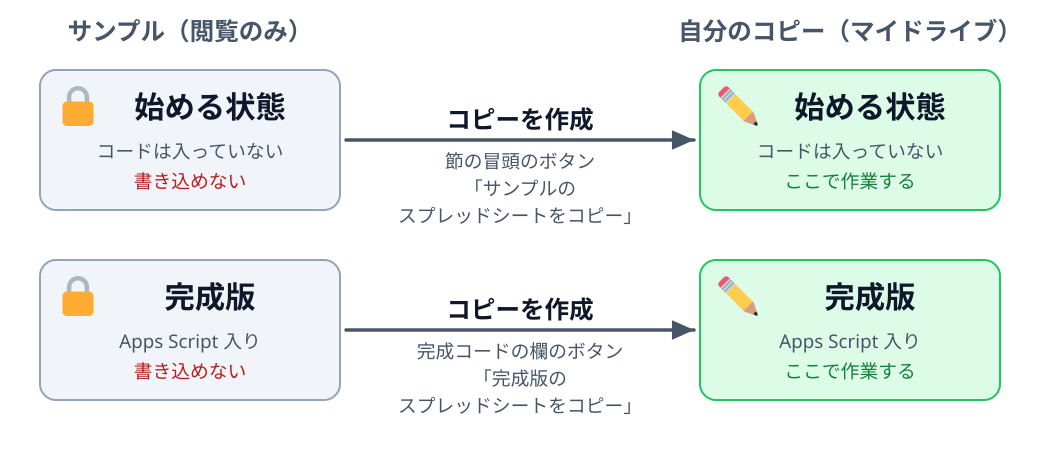

Here is the Python script that generated this plot:
"""サンプルのスプレッドシートは閲覧のみ。「コピーを作成」で自分のマイドライブに作ってから使う。始める状態と完成版の 2 種類（SOURCE-PATH-GOAL + BLOCKAGE）。"""
import sys
sys.path.insert(0, "/Users/seekseep/.claude/skills/genfig")
from genfig import Canvas

c = Canvas(1040, 450)
c.text(190, 40, "サンプル（閲覧のみ）", scale="label")
c.text(850, 40, "自分のコピー（マイドライブ）", scale="label")

rows = [
    (140, "節の冒頭のボタン", "サンプルの\nスプレッドシートをコピー", "始める状態", "コードは入っていない"),
    (330, "完成コードの欄のボタン", "完成版の\nスプレッドシートをコピー", "完成版", "Apps Script 入り"),
]
for cy, where, button, name, note in rows:
    for x, cp, color, status, fill in [(40, "1f512", "gray", "書き込めない", "#b91c1c"),
                                       (700, "270f", "green", "ここで作業する", "#15803d")]:
        box = c.sticky(x, cy - 70, 300, 140, color=color, weight="thin")
        c.emoji(cp, x + 18, cy - 54, 40)                                   # 🔒 / ✏️
        c.text(x + 170, cy - 22, name, scale="heading")
        c.text(x + 150, cy + 18, note, scale="caption")
        c.text(x + 150, cy + 48, status, scale="caption", fill=fill)
        if x == 40:
            src = box
        else:
            dst = box
    c.link(src, dst, label="コピーを作成", label_pos="above")
    c.text(520, cy + 28, f"{where}\n「{button}」", scale="caption")
c.save("01-copy-sample.svg")
